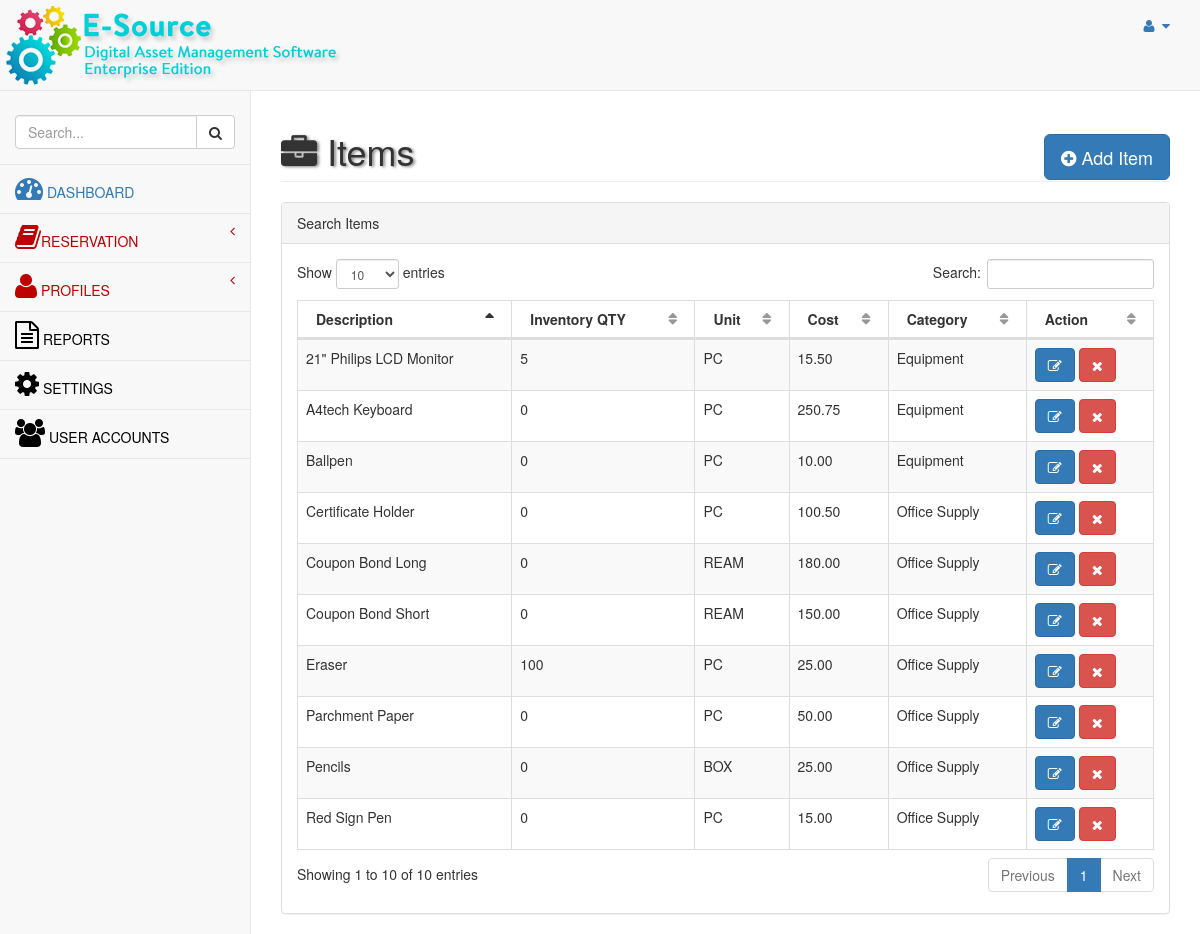
Screenshot of /admin/items.php with the database file from the repository.
### tables this page shows
CREATE TABLE `items` (
  `itemNo` bigint(20) NOT NULL AUTO_INCREMENT,
  `description` varchar(200) NOT NULL,
  `category` varchar(100) NOT NULL DEFAULT 'Equipment',
  `unit` varchar(20) NOT NULL DEFAULT 'PC',
  `pc_per_unit` int(11) DEFAULT NULL,
  `unitCost` double(10,2) NOT NULL,
  `inventory_qty` int(11) DEFAULT '0',
  `supplierID` int(11) DEFAULT '0',
  PRIMARY KEY (`itemNo`)
);

### admin/include/functions.php (called while the page is built, shortened)
<?php
function selectListSQL($q){
	$conn = dbConnect();
	$stmt = $conn->prepare($q);
	$stmt->execute();
	$rows = $stmt->fetchAll();
	return $rows;
}
?>

### admin/items.php (the view, shortened to what this page needs)
<?php
include('header.php');
include_once("include/functions.php");
?>
<div id="page-wrapper">
            <div class="row">
                <div class="col-lg-12">
                    <h1 class="page-header"><i class="fa fa-briefcase fa-1x"></i> Items
						<div class="pull-right">
							<button id="additembutton" class="btn btn-primary btn-lg" data-toggle="modal" data-target="#addItem">
                                <i class="fa fa-plus-circle"></i> Add Item
                            </button>
                         </div>
					</h1>
                </div>
            </div>
            <div class="row">
					<div class="col-lg-12">
					<div class="panel panel-default">
								<div class="panel-heading">
								   Search Items
								</div>
					<div class="panel-body">
									<div class="dataTable_wrapper">
										<table class="table table-striped table-bordered table-hover" id="dataTables-items">
											<thead>
												<tr>
													<th>Description</th>
													<th>Inventory QTY</th>
													<th>Unit</th>
													<th>Cost</th>
													<th>Category</th>
													<th>Action</th>
												</tr>
											</thead>
											<tbody>
											<?php
											$itemlist = selectListSQL("SELECT * FROM items ORDER BY itemNo DESC");
											foreach ($itemlist as $rows => $link) {
												$itemNo = $link['itemNo'];
												$description = $link['description'];
												$unit = $link['unit'];
												$unitcost = $link['unitCost'];
												$category = $link['category'];
												$inventoryqty = $link['inventory_qty'];
												echo "<tr class='odd gradeX'>";
												echo "<td>$description</td>";
												echo "<td>$inventoryqty</td>";
												echo "<td>$unit</td>";
												echo "<td>$unitcost</td>";
												echo "<td>$category</td>";
												echo "<td class='center'>
													<button class='btn btn-primary' onClick='edititem($itemNo)'  data-toggle='modal' data-target='#addItem'><i class='fa fa-edit'></i></button>
													<button class='btn btn-danger notification' id='notification' onClick='deleteitem($itemNo)'><i class='fa fa-times'></i></button>
												</td>";
												echo "</tr>";
											}
											?>
											</tbody>
										</table>
									</div>
								</div>
								</div>
								</div>
								</div>
        </div>
    </div>
<?php
include('footer.php');
?>

### rows the page displays
items: description "Coupon Bond Short", inventory_qty "0", unit "REAM", unitCost "150.00", category "Office Supply"
items: description "Eraser", inventory_qty "100", unit "PC", unitCost "25.00", category "Office Supply"
items: description "Ballpen", inventory_qty "0", unit "PC", unitCost "10.00", category "Equipment"
items: description "Coupon Bond Long", inventory_qty "0", unit "REAM", unitCost "180.00", category "Office Supply"
items: description "Pencils", inventory_qty "0", unit "BOX", unitCost "25.00", category "Office Supply"
items: description "Parchment Paper", inventory_qty "0", unit "PC", unitCost "50.00", category "Office Supply"
items: description "Certificate Holder", inventory_qty "0", unit "PC", unitCost "100.50", category "Office Supply"
items: description "A4tech Keyboard", inventory_qty "0", unit "PC", unitCost "250.75", category "Equipment"
items: description "21\" Philips LCD Monitor", inventory_qty "5", unit "PC", unitCost "15.50", category "Equipment"
items: description "Red Sign Pen", inventory_qty "0", unit "PC", unitCost "15.00", category "Office Supply"
